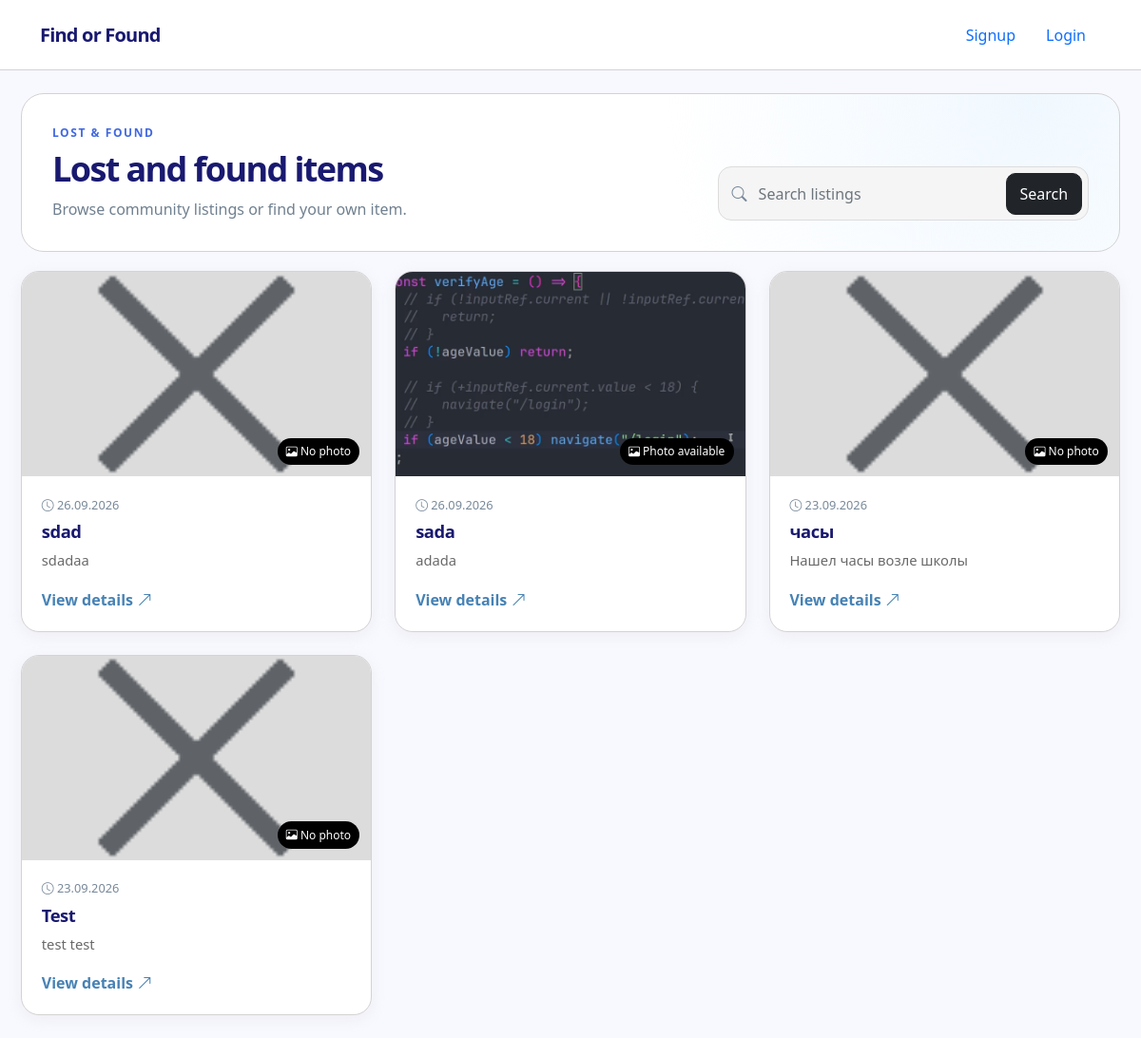
The page / on the database its author committed.
### adds/models.py (models this page shows, shortened)
class Post(models.Model):
   title = models.CharField(max_length=200, unique=True)
   image = models.ImageField(upload_to="posts/", null=True, blank=True)
   slug = models.SlugField(max_length=220, unique=True, blank=True)
   content = models.TextField()
   author = models.ForeignKey(
       settings.AUTH_USER_MODEL, on_delete=models.SET_NULL,null=True, blank=True,
       related_name="posts",)#related names for view
   created_at = models.DateTimeField(auto_now_add=True)

### adds/views.py (the view)
# urls.py: path("", views.home_view, name="home"),
def home_view(request):
    posts = Post.objects.select_related("author")
    q = request.GET.get("q")
    if q:
       posts = posts.filter(
           Q(title__icontains=q) | Q(content__icontains=q)
       )
    mine = request.GET.get("mine")
    if mine == "1" and request.user.is_authenticated:
        posts = posts.filter(author=request.user)
    posts = posts.order_by("-created_at")
    return render(request, "adds/home.html", {
        'posts': posts,
        'q': q,
        'mine': mine
    })

### adds/context_processors.py (called while the page is built)
def unread_message_count(request):
    if not request.user.is_authenticated:
        return {"unread_message_count": 0}
    return {"unread_message_count": Message.objects.filter(recipient=request.user, is_read=False).count()}

### templates/adds/home.html (shortened to what this page needs)
{% extends "base.html" %}
{% load static %}
{% block content %}
<section class="listing-toolbar">
    <div>
        <p class="eyebrow">Lost & found</p>
        <h1 class="page-title">Lost and found items</h1>
        <p class="page-subtitle">Browse community listings or find your own item.</p>
    </div>
    <form class="search-form" role="search" method="get">
        <i class="bi bi-search"></i>
        <input class="form-control" name="q" value="{{ q|default:'' }}" type="search" placeholder="Search listings" aria-label="Search listings"/>
        <button class="btn btn-dark" type="submit">Search</button>
    </form>
</section>
<div class="row g-4 listing-grid">
    {% for post in posts %}
    <div class="col-sm-6 col-lg-4">
      <article class="card post-card h-100">
        <a class="post-card-image" href="{% url 'post_detail' post.slug %}" aria-label="Open: {{ post.title }}">
          {% if post.image %}
          <img src="{{ post.image.url }}" alt="{{ post.title }}">
          {% else %}
          <img src="{% static 'images/not_found.png' %}" alt="No photo available">
          {% endif %}
          <span class="photo-chip"><i class="bi bi-image"></i> {% if post.image %}Photo available{% else %}No photo{% endif %}</span>
        </a>
        <div class="card-body post-card-body">
            <p class="post-meta"><i class="bi bi-clock"></i> {{ post.created_at|date:"d.m.Y" }}</p>
            <h2 class="card-title">{{ post.title }}</h2>
            <p class="card-text">{{ post.content|truncatechars:115 }}</p>
            <a href="{% url 'post_detail' post.slug %}" class="details-link">View details <i class="bi bi-arrow-up-right"></i></a>
        </div>
      </article>
    </div>
    {% empty %}
    <div class="col-12"><div class="empty-state"><i class="bi bi-search"></i><h2>Nothing found</h2><p>Try changing the search term or browsing all listings.</p></div></div>
    {% endfor %}
</div>
{% endblock content %}

### templates/base.html (shortened to what this page needs)
<!doctype html>
{% load static %}
<html lang="en">
  <head>
    <link
      href="https://cdn.jsdelivr.net/npm/bootstrap@5.0.2/dist/css/bootstrap.min.css"
      rel="stylesheet"
    />
    <link
      rel="stylesheet"
      href="https://cdn.jsdelivr.net/npm/bootstrap-icons@1.11.3/font/bootstrap-icons.min.css"
    />
    <link rel="stylesheet" href="{% static 'css/style.css' %}" />
  </head>
  <body>
    <nav class="navbar navbar-expand-lg site-nav">
      <div class="container">
        <a class="navbar-brand" href="{% url 'home' %}" title="Home">
          Find or Found
        </a>
        <div class="d-flex align-items-center">
          {% if user.is_authenticated %}
          <a
            href="{% url 'post' %}"
            class="text-decoration-none me-2"
            title="Notifications"
          >
            <span
              class="bg-dark text-white rounded-circle d-flex align-items-center justify-content-center"
              style="width: 40px; height: 40px"
            >
              <i class="bi bi-plus-lg"></i>
            </span>
          </a>
          <a
            href="{% url 'notifs' %}"
            class="text-decoration-none me-2"
            title="Notifications"
          >
            <span
              class="bg-dark text-white rounded-circle d-flex align-items-center justify-content-center position-relative"
              style="width: 40px; height: 40px"
            >
              <i class="bi bi-chat"></i>
              {% if unread_message_count %}<span class="notification-count">{{ unread_message_count }}</span>{% endif %}
            </span>
          </a>
          <a
            href="{% url 'profile' %}"
            class="text-decoration-none me-2"
            title="Profile"
          >
            <span
              class="bg-dark text-white rounded-circle d-flex align-items-center justify-content-center"
              style="width: 40px; height: 40px"
            >
              {{ user.username|slice:":1"|upper }}
            </span>
          </a>
          <form method="post" action="{% url 'logout' %}" class="m-0">
            {% csrf_token %}
            <button
              class="btn btn-dark rounded-circle d-flex align-items-center justify-content-center"
              type="submit"
              style="width: 40px; height: 40px"
              title="Logout"
            >
              <i class="bi bi-box-arrow-right"></i>
            </button>
          </form>
          {% else %}
          <a class="nav-link" href="{% url 'signup' %}">Signup</a>
          <a class="nav-link" href="{% url 'login' %}">Login</a>
          {% endif %}
        </div>
      </div>
    </nav>
    <main class="container page-shell my-4">
      {% block content %} {% endblock content %}
    </main>
  </body>
</html>

### static/css/style.css (style rules this page uses)
:root { --page-background: ghostwhite; --surface: white; --soft-surface: whitesmoke; --tab-background: lavender; --image-placeholder: gainsboro; --ink: midnightblue; --heading-ink: darkslategray; --muted-text: slategray; --soft-text: lightslategray; --body-text: dimgray; --link-blue: steelblue; --accent-blue: royalblue; --soft-blue: aliceblue; --icon-blue: cornflowerblue; --light-border: lightgray; --input-border: gainsboro; --empty-border: lightsteelblue; --dark-media: midnightblue; --nav-background: white; --dark-overlay: black; --card-shadow: lightgray; --active-tab-shadow: lightgray; --detail-shadow: lightgray; }
body { background: var(--page-background); color: var(--ink); }
.site-nav { background: var(--nav-background); border-bottom: 1px solid var(--light-border); min-height: 74px; }
.navbar-brand { color: var(--ink) !important; font-weight: 800; letter-spacing: -0.04em; }
.page-shell { max-width: 1180px; }
.listing-toolbar { background: radial-gradient(circle at 92% 5%, var(--soft-blue) 0, transparent 24rem), var(--surface); border: 1px solid var(--light-border); border-radius: 24px; padding: 2rem; margin-bottom: 1.25rem; display: flex; gap: 1.5rem; align-items: end; justify-content: space-between; }
.eyebrow { color: var(--accent-blue); font-size: 0.75rem; font-weight: 800; letter-spacing: 0.13em; margin-bottom: 0.45rem; text-transform: uppercase; }
.page-title { font-weight: 800; letter-spacing: -0.045em; font-size: clamp(1.7rem, 3vw, 2.35rem); margin: 0; }
.page-subtitle { color: var(--muted-text); margin: 0.55rem 0 0; }
.search-form { display: flex; align-items: center; min-width: min(100%, 390px); background: var(--soft-surface); border: 1px solid var(--input-border); border-radius: 14px; padding: 0.35rem 0.4rem 0.35rem 0.85rem; }
.search-form > i { color: var(--soft-text); }
.search-form .form-control { background: transparent; border: 0; box-shadow: none; min-width: 0; }
.search-form .btn { border-radius: 10px; padding: 0.55rem 0.85rem; }
.post-card { border: 1px solid var(--light-border); border-radius: 19px; overflow: hidden; box-shadow: 0 4px 15px color-mix(in srgb, var(--card-shadow) 30%, transparent); transition: transform 0.2s ease, box-shadow 0.2s ease; }
.post-card-image { position: relative; display: block; height: 215px; background: var(--image-placeholder); overflow: hidden; }
.post-card-image img { height: 100%; width: 100%; object-fit: cover; transition: transform 0.35s ease; }
.photo-chip { position: absolute; right: 0.75rem; bottom: 0.75rem; background: var(--dark-overlay); color: var(--surface); border-radius: 99px; font-size: 0.75rem; padding: 0.32rem 0.58rem; backdrop-filter: blur(4px); }
.post-card-body { display: flex; flex-direction: column; align-items: flex-start; padding: 1.3rem; }
.post-meta { color: var(--soft-text); font-size: 0.8rem; margin-bottom: 0.45rem; }
.post-card h2 { font-size: 1.15rem; font-weight: 750; letter-spacing: -0.025em; margin-bottom: 0.5rem; }
.post-card .card-text { color: var(--body-text); font-size: 0.92rem; line-height: 1.55; margin-bottom: 1.1rem; }
.details-link, .back-link { color: var(--link-blue); font-weight: 750; text-decoration: none; }
.details-link { margin-top: auto; }

### rows shown on the page
Post: image "No photo", created_at "26.09.2026", title "sdad", content "sdadaa"
Post: image (picture), shows "Photo available", created_at "26.09.2026", title "sada", content "adada"
Post: image "No photo", created_at "23.09.2026", title "часы", content "Нашел часы возле школы"
Post: image "No photo", created_at "23.09.2026", title "Test", content "test test"
